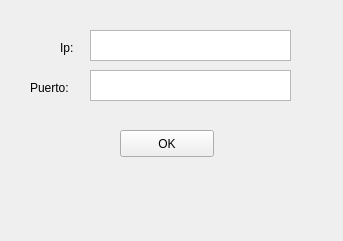
<?xml version="1.0" encoding="UTF-8"?>
<ui version="4.0">
 <class>form_config_wait</class>
 <widget class="QWidget" name="form_config_wait">
  <property name="geometry">
   <rect>
    <x>0</x>
    <y>0</y>
    <width>343</width>
    <height>241</height>
   </rect>
  </property>
  <property name="windowTitle">
   <string>Form</string>
  </property>
  <widget class="QLabel" name="label_2">
   <property name="geometry">
    <rect>
     <x>30</x>
     <y>80</y>
     <width>59</width>
     <height>15</height>
    </rect>
   </property>
   <property name="text">
    <string>Puerto:</string>
   </property>
  </widget>
  <widget class="QLabel" name="label">
   <property name="geometry">
    <rect>
     <x>60</x>
     <y>40</y>
     <width>21</width>
     <height>16</height>
    </rect>
   </property>
   <property name="text">
    <string>Ip:</string>
   </property>
  </widget>
  <widget class="QTextEdit" name="textEdit">
   <property name="geometry">
    <rect>
     <x>90</x>
     <y>30</y>
     <width>201</width>
     <height>31</height>
    </rect>
   </property>
  </widget>
  <widget class="QTextEdit" name="textEdit_2">
   <property name="geometry">
    <rect>
     <x>90</x>
     <y>70</y>
     <width>201</width>
     <height>31</height>
    </rect>
   </property>
  </widget>
  <widget class="QPushButton" name="push_button_ok">
   <property name="geometry">
    <rect>
     <x>120</x>
     <y>130</y>
     <width>94</width>
     <height>27</height>
    </rect>
   </property>
   <property name="text">
    <string>OK</string>
   </property>
  </widget>
 </widget>
 <resources/>
 <connections>
  <connection>
   <sender>push_button_ok</sender>
   <signal>clicked()</signal>
   <receiver>form_config_wait</receiver>
   <slot>close()</slot>
   <hints>
    <hint type="sourcelabel">
     <x>166</x>
     <y>143</y>
    </hint>
    <hint type="destinationlabel">
     <x>171</x>
     <y>120</y>
    </hint>
   </hints>
  </connection>
 </connections>
</ui>
